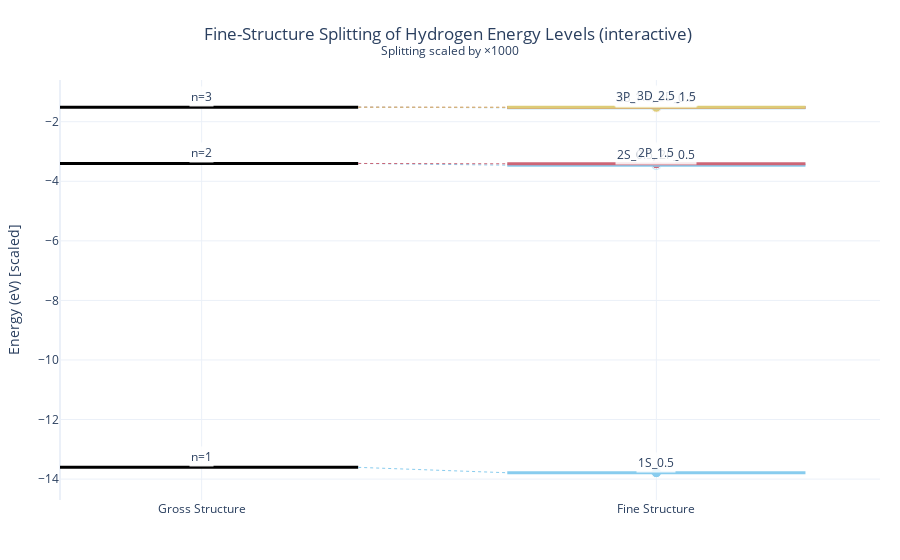

Notebook code for this chart:
### Markdown cell above
### Optional: Interactive fine-structure diagram
You can also view an interactive version of the energy-level diagram with hover labels and zoom/pan. If Plotly is not installed, the code will safely skip execution and show a short message.

### Code cell
# Interactive version using Plotly (optional)
try:
    import plotly.graph_objects as go
    from plotly.colors import qualitative

    def plot_fine_structure_interactive(n_levels_to_plot, scale_factor=1000):
        l_notation = ['S', 'P', 'D', 'F', 'G']

        # Determine all j values across the requested n to assign consistent colors
        j_values = set()
        for n in range(1, n_levels_to_plot + 1):
            for l in range(n):
                if l == 0:
                    j_values.add(0.5)
                else:
                    j_values.add(l - 0.5)
                    j_values.add(l + 0.5)
        j_values = sorted(j_values)
        base_palette = qualitative.Safe if len(j_values) <= len(qualitative.Safe) else qualitative.Plotly
        colors = [base_palette[i % len(base_palette)] for i in range(len(j_values))]
        j_color = {j: colors[i] for i, j in enumerate(j_values)}

        shapes = []
        annotations = []
        hover_traces = []

        # Build shapes and hover points
        for n in range(1, n_levels_to_plot + 1):
            E0 = E_n(n)
            # Unperturbed line
            shapes.append(dict(type='line', x0=0, x1=0.8, y0=E0, y1=E0,
                               line=dict(color='black', width=3)))
            annotations.append(dict(x=0.38, y=E0, text=f"n={n}", showarrow=False,
                                    xanchor='center', yanchor='bottom',
                                    bgcolor='rgba(255,255,255,0.85)'))

            # Collect fine-structure energies and labels per j
            j_to_energy = {}
            j_to_labels = {}
            for l in range(n):
                if l == 0:
                    j = 0.5
                    E_fs = E_n(n) + scale_factor * delta_E_fs(n, j)
                    j_to_energy[j] = E_fs
                    j_to_labels.setdefault(j, []).append(f"{n}{l_notation[l]}_{j}")
                else:
                    for dj in (-0.5, 0.5):
                        j = l + dj
                        E_fs = E_n(n) + scale_factor * delta_E_fs(n, j)
                        j_to_energy[j] = E_fs
                        j_to_labels.setdefault(j, []).append(f"{n}{l_notation[l]}_{j}")

            # Create shapes and hover markers
            for idx, (j, E_fs) in enumerate(sorted(j_to_energy.items())):
                color = j_color.get(j, 'red')
                # Fine-structure line
                shapes.append(dict(type='line', x0=1.2, x1=2.0, y0=E_fs, y1=E_fs,
                                   line=dict(color=color, width=3)))
                # Connector
                shapes.append(dict(type='line', x0=0.8, x1=1.2, y0=E0, y1=E_fs,
                                   line=dict(color=color, width=1, dash='dot')))
                # Hover point and text label
                labels = ', '.join(j_to_labels[j])
                hover_traces.append(go.Scatter(
                    x=[1.6], y=[E_fs], mode='markers',
                    marker=dict(size=10, color=color, line=dict(color='white', width=1)),
                    name=f"j={j}",
                    hovertemplate=("<b>j={}</b><br>{}<br>Energy (scaled): %{{y:.4f}} eV<extra></extra>").format(j, labels),
                    showlegend=False
                ))

                # Add static annotation label near the line
                y_pos = E_fs + 0.02 * idx  # small vertical offset to reduce overlap
                annotations.append(dict(x=1.6, y=y_pos, text=labels, showarrow=False,
                                        xanchor='center', yanchor='bottom',
                                        bgcolor='rgba(255,255,255,0.85)'))

        fig = go.Figure(data=hover_traces)
        fig.update_layout(
            title={'text': f'Fine-Structure Splitting of Hydrogen Energy Levels (interactive) <br><sup>Splitting scaled by ×{scale_factor}</sup>',
                   'x': 0.5, 'xanchor': 'center'},
            xaxis=dict(range=[0, 2.2],
                       tickmode='array', tickvals=[0.38, 1.6],
                       ticktext=['Gross Structure', 'Fine Structure']),
            yaxis=dict(title='Energy (eV) [scaled]'),
            shapes=shapes,
            annotations=annotations,
            template='plotly_white',
            margin=dict(l=60, r=20, t=80, b=60),
            hoverlabel=dict(bgcolor='white')
        )
        fig.show()

    # Call (safe to run; will show if plotly is available)
    plot_fine_structure_interactive(3)

except ImportError:
    print("Plotly is not installed. To enable the interactive diagram, install it with: pip install plotly")

### Figure 1 — Plotly figure (JSON) as saved in the notebook; plotly's stock layout.template omitted (floating-point values rounded to 4 significant figures)
{"data": [{"hovertemplate": "<b>j=0.5</b><br>1S_0.5<br>Energy (scaled): %{y:.4f} eV<extra></extra>", "marker": {"color": "rgb(136, 204, 238)", "line": {"color": "white", "width": 1}, "size": 10}, "mode": "markers", "name": "j=0.5", "showlegend": false, "type": "scatter", "x": [1.6], "y": [-13.79]}, {"hovertemplate": "<b>j=0.5</b><br>2S_0.5, 2P_0.5<br>Energy (scaled): %{y:.4f} eV<extra></extra>", "marker": {"color": "rgb(136, 204, 238)", "line": {"color": "white", "width": 1}, "size": 10}, "mode": "markers", "name": "j=0.5", "showlegend": false, "type": "scatter", "x": [1.6], "y": [-3.458]}, {"hovertemplate": "<b>j=1.5</b><br>2P_1.5<br>Energy (scaled): %{y:.4f} eV<extra></extra>", "marker": {"color": "rgb(204, 102, 119)", "line": {"color": "white", "width": 1}, "size": 10}, "mode": "markers", "name": "j=1.5", "showlegend": false, "type": "scatter", "x": [1.6], "y": [-3.413]}, {"hovertemplate": "<b>j=0.5</b><br>3S_0.5, 3P_0.5<br>Energy (scaled): %{y:.4f} eV<extra></extra>", "marker": {"color": "rgb(136, 204, 238)", "line": {"color": "white", "width": 1}, "size": 10}, "mode": "markers", "name": "j=0.5", "showlegend": false, "type": "scatter", "x": [1.6], "y": [-1.532]}, {"hovertemplate": "<b>j=1.5</b><br>3P_1.5, 3D_1.5<br>Energy (scaled): %{y:.4f} eV<extra></extra>", "marker": {"color": "rgb(204, 102, 119)", "line": {"color": "white", "width": 1}, "size": 10}, "mode": "markers", "name": "j=1.5", "showlegend": false, "type": "scatter", "x": [1.6], "y": [-1.518]}, {"hovertemplate": "<b>j=2.5</b><br>3D_2.5<br>Energy (scaled): %{y:.4f} eV<extra></extra>", "marker": {"color": "rgb(221, 204, 119)", "line": {"color": "white", "width": 1}, "size": 10}, "mode": "markers", "name": "j=2.5", "showlegend": false, "type": "scatter", "x": [1.6], "y": [-1.514]}], "layout": {"annotations": [{"bgcolor": "rgba(255,255,255,0.85)", "showarrow": false, "text": "n=1", "x": 0.38, "xanchor": "center", "y": -13.61, "yanchor": "bottom"}, {"bgcolor": "rgba(255,255,255,0.85)", "showarrow": false, "text": "1S_0.5", "x": 1.6, "xanchor": "center", "y": -13.79, "yanchor": "bottom"}, {"bgcolor": "rgba(255,255,255,0.85)", "showarrow": false, "text": "n=2", "x": 0.38, "xanchor": "center", "y": -3.401, "yanchor": "bottom"}, {"bgcolor": "rgba(255,255,255,0.85)", "showarrow": false, "text": "2S_0.5, 2P_0.5", "x": 1.6, "xanchor": "center", "y": -3.458, "yanchor": "bottom"}, {"bgcolor": "rgba(255,255,255,0.85)", "showarrow": false, "text": "2P_1.5", "x": 1.6, "xanchor": "center", "y": -3.393, "yanchor": "bottom"}, {"bgcolor": "rgba(255,255,255,0.85)", "showarrow": false, "text": "n=3", "x": 0.38, "xanchor": "center", "y": -1.512, "yanchor": "bottom"}, {"bgcolor": "rgba(255,255,255,0.85)", "showarrow": false, "text": "3S_0.5, 3P_0.5", "x": 1.6, "xanchor": "center", "y": -1.532, "yanchor": "bottom"}, {"bgcolor": "rgba(255,255,255,0.85)", "showarrow": false, "text": "3P_1.5, 3D_1.5", "x": 1.6, "xanchor": "center", "y": -1.498, "yanchor": "bottom"}, {"bgcolor": "rgba(255,255,255,0.85)", "showarrow": false, "text": "3D_2.5", "x": 1.6, "xanchor": "center", "y": -1.474, "yanchor": "bottom"}], "hoverlabel": {"bgcolor": "white"}, "margin": {"b": 60, "l": 60, "r": 20, "t": 80}, "shapes": [{"line": {"color": "black", "width": 3}, "type": "line", "x0": 0, "x1": 0.8, "y0": -13.61, "y1": -13.61}, {"line": {"color": "rgb(136, 204, 238)", "width": 3}, "type": "line", "x0": 1.2, "x1": 2, "y0": -13.79, "y1": -13.79}, {"line": {"color": "rgb(136, 204, 238)", "dash": "dot", "width": 1}, "type": "line", "x0": 0.8, "x1": 1.2, "y0": -13.61, "y1": -13.79}, {"line": {"color": "black", "width": 3}, "type": "line", "x0": 0, "x1": 0.8, "y0": -3.401, "y1": -3.401}, {"line": {"color": "rgb(136, 204, 238)", "width": 3}, "type": "line", "x0": 1.2, "x1": 2, "y0": -3.458, "y1": -3.458}, {"line": {"color": "rgb(136, 204, 238)", "dash": "dot", "width": 1}, "type": "line", "x0": 0.8, "x1": 1.2, "y0": -3.401, "y1": -3.458}, {"line": {"color": "rgb(204, 102, 119)", "width": 3}, "type": "line", "x0": 1.2, "x1": 2, "y0": -3.413, "y1": -3.413}, {"line": {"color": "rgb(204, 102, 119)", "dash": "dot", "width": 1}, "type": "line", "x0": 0.8, "x1": 1.2, "y0": -3.401, "y1": -3.413}, {"line": {"color": "black", "width": 3}, "type": "line", "x0": 0, "x1": 0.8, "y0": -1.512, "y1": -1.512}, {"line": {"color": "rgb(136, 204, 238)", "width": 3}, "type": "line", "x0": 1.2, "x1": 2, "y0": -1.532, "y1": -1.532}, {"line": {"color": "rgb(136, 204, 238)", "dash": "dot", "width": 1}, "type": "line", "x0": 0.8, "x1": 1.2, "y0": -1.512, "y1": -1.532}, {"line": {"color": "rgb(204, 102, 119)", "width": 3}, "type": "line", "x0": 1.2, "x1": 2, "y0": -1.518, "y1": -1.518}, {"line": {"color": "rgb(204, 102, 119)", "dash": "dot", "width": 1}, "type": "line", "x0": 0.8, "x1": 1.2, "y0": -1.512, "y1": -1.518}, {"line": {"color": "rgb(221, 204, 119)", "width": 3}, "type": "line", "x0": 1.2, "x1": 2, "y0": -1.514, "y1": -1.514}, {"line": {"color": "rgb(221, 204, 119)", "dash": "dot", "width": 1}, "type": "line", "x0": 0.8, "x1": 1.2, "y0": -1.512, "y1": -1.514}], "title": {"text": "Fine-Structure Splitting of Hydrogen Energy Levels (interactive) <br><sup>Splitting scaled by ×1000</sup>", "x": 0.5, "xanchor": "center"}, "xaxis": {"range": [0, 2.2], "tickmode": "array", "ticktext": ["Gross Structure", "Fine Structure"], "tickvals": [0.38, 1.6]}, "yaxis": {"title": {"text": "Energy (eV) [scaled]"}}}}
